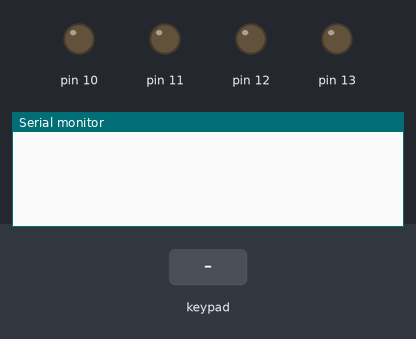
This sketch was run on a simulated Arduino Uno, built with avr-gcc and run on an emulated ATmega328P. Shown: output pins drawn as LEDs (lit = HIGH), the last lines printed to the serial monitor. The test bench sets the inputs (shaded band).

Above: at 1.2 s.
1.3 s: key '1' pressed
At 2.5 s:
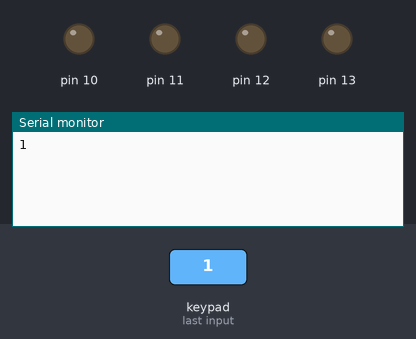
2.8 s: keypad keys 2 3 4 5 # pressed 0.4 s apart
At 4.9 s:
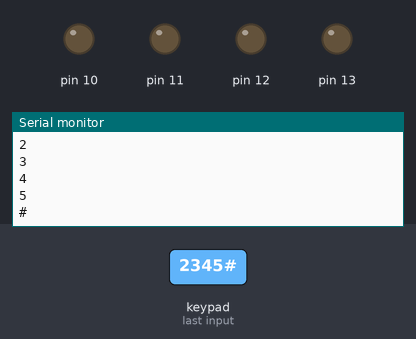
6.3 s: key 'A' pressed
At 6.7 s:
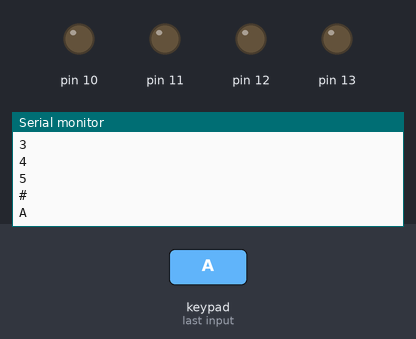
7.8 s: keypad keys 2 3 4 5 * pressed 0.4 s apart
At 10.1 s:
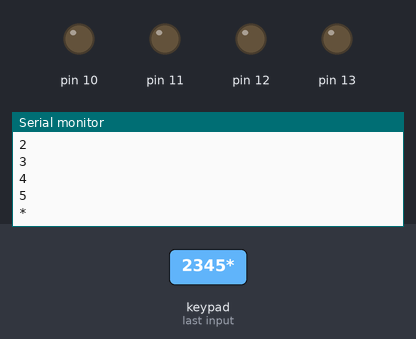
11.3 s: key 'B' pressed
At 12.5 s:
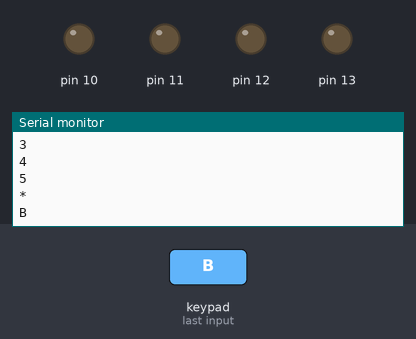
12.8 s: keypad keys 2 3 4 5 D pressed 0.4 s apart
At 14.9 s:
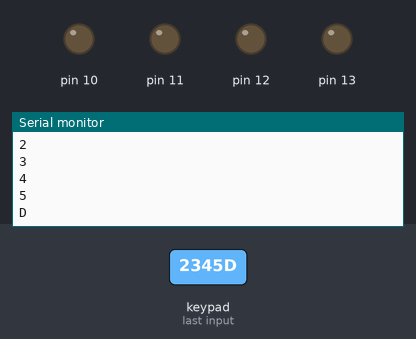
Timing chart, 0 to 16.4 s (numbered marks = the images above; inputs shaded):
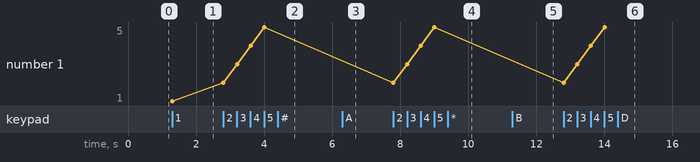

The sketch:

Keypad_interfacing_.ino
```cpp
#include <Keypad.h>//header for keypad commands enabling

const byte ROWS = 4; // Four rows

const byte COLS = 4; // Three columns

// Define the Keymap

char keys[ROWS][COLS] = {

  {'1','2','3','A'},

  {'4','5','6','B'},

  {'7','8','9','C'},

  {'#','0','*','D'}

};

// Connect keypad ROW0, ROW1, ROW2 and ROW3 to these Arduino pins.

byte rowPins[ROWS] = {2, 3, 4, 5 };

// Connect keypad COL0, COL1 and COL2 to these Arduino pins.

byte colPins[COLS] = {6, 7, 8, 9 };

//  Create the Keypad

Keypad kpd = Keypad( makeKeymap(keys), rowPins, colPins, ROWS, COLS );

void setup()

{
  Serial.begin(9600);

  for(int k=8;k<14;k++)

  {

    pinMode(k,OUTPUT);//pins 8-14 are enabled as output

  }

}

void loop()

{

  char key = kpd.getKey(); //storing pressed key value in a char

  if (key != NO_KEY)

{

      Serial.println(key); //showing pressed character on LCD

  }

}
```

Measured:
- after the input at 1.3 s, the serial monitor: prints a new line at once (image 1)
- after the input at 2.8 s, the serial monitor: prints a new line at once (image 2)
- after the input at 6.3 s, the serial monitor: prints a new line at once (image 3)
- after the input at 7.8 s, the serial monitor: prints a new line at once (image 4)
- after the input at 11.3 s, the serial monitor: prints a new line at once (image 5)
- after the input at 12.8 s, the serial monitor: prints a new line at once (image 6)
- plotted number 1: 1 → 5 after the input at 2.8 s
